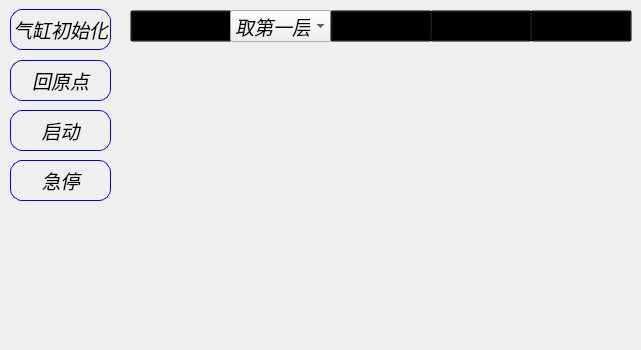
       <widget class="QWidget" name="w_manual_test_run">
        <widget class="QFrame" name="frame">
         <property name="geometry">
          <rect>
           <x>0</x>
           <y>0</y>
           <width>131</width>
           <height>341</height>
          </rect>
         </property>
         <property name="styleSheet">
          <string notr="true">background:transparent;</string>
         </property>
         <property name="frameShape">
          <enum>QFrame::StyledPanel</enum>
         </property>
         <property name="frameShadow">
          <enum>QFrame::Raised</enum>
         </property>
         <widget class="QPushButton" name="pushButton_5">
          <property name="geometry">
           <rect>
            <x>10</x>
            <y>160</y>
            <width>101</width>
            <height>41</height>
           </rect>
          </property>
          <property name="font">
           <font>
            <family>Arial</family>
            <pointsize>14</pointsize>
            <italic>true</italic>
           </font>
          </property>
          <property name="styleSheet">
           <string notr="true">QPushButton{
 background:transparent;
 color: rgb(0, 0, 0);
 border-style:outset;
 border:1px solid blue;
 border-radius:12px
}

QPushButton:hover{
 background-color: rgb(45, 104, 125);
 border-style: inset;
}

QPushButton:checked{ 
 background-color: rgb(6, 99, 130);
 color: blue;
}</string>
          </property>
          <property name="text">
           <string>急停</string>
          </property>
          <property name="icon">
           <iconset resource="../qrc/tupian/zz.qrc">
            <normaloff>:/z/stop1.png</normaloff>:/z/stop1.png</iconset>
          </property>
          <property name="iconSize">
           <size>
            <width>38</width>
            <height>33</height>
           </size>
          </property>
         </widget>
         <widget class="QPushButton" name="pushButton_12">
          <property name="geometry">
           <rect>
            <x>10</x>
            <y>60</y>
            <width>101</width>
            <height>41</height>
           </rect>
          </property>
          <property name="font">
           <font>
            <family>Arial</family>
            <pointsize>14</pointsize>
            <italic>true</italic>
           </font>
          </property>
          <property name="styleSheet">
           <string notr="true">QPushButton{
 background:transparent;
 color: rgb(0, 0, 0);
 border-style:outset;
 border:1px solid blue;
 border-radius:12px
}

QPushButton:hover{
 background-color: rgb(45, 104, 125);
 border-style: inset;
}

QPushButton:checked{ 
 background-color: rgb(6, 99, 130);
 color: blue;
}</string>
          </property>
          <property name="text">
           <string>回原点</string>
          </property>
         </widget>
         <widget class="QPushButton" name="pushButton_3">
          <property name="geometry">
           <rect>
            <x>10</x>
            <y>9</y>
            <width>101</width>
            <height>41</height>
           </rect>
          </property>
          <property name="font">
           <font>
            <family>Arial</family>
            <pointsize>14</pointsize>
            <italic>true</italic>
           </font>
          </property>
          <property name="styleSheet">
           <string notr="true">QPushButton{
 background:transparent;
 color: rgb(0, 0, 0);
 border-style:outset;
 border:1px solid blue;
 border-radius:12px
}

QPushButton:hover{
 background-color: rgb(45, 104, 125);
 border-style: inset;
}

QPushButton:checked{ 
 background-color: rgb(6, 99, 130);
 color: blue;
}</string>
          </property>
          <property name="text">
           <string>气缸初始化</string>
          </property>
         </widget>
         <widget class="QPushButton" name="pushButton_53">
          <property name="geometry">
           <rect>
            <x>10</x>
            <y>110</y>
            <width>101</width>
            <height>41</height>
           </rect>
          </property>
          <property name="font">
           <font>
            <family>Arial</family>
            <pointsize>14</pointsize>
            <italic>true</italic>
           </font>
          </property>
          <property name="styleSheet">
           <string notr="true">QPushButton{
 background:transparent;
 color: rgb(0, 0, 0);
 border-style:outset;
 border:1px solid blue;
 border-radius:12px
}

QPushButton:hover{
 background-color: rgb(45, 104, 125);
 border-style: inset;
}

QPushButton:checked{ 
 background-color: rgb(6, 99, 130);
 color: blue;
}</string>
          </property>
          <property name="text">
           <string>启动</string>
          </property>
          <property name="icon">
           <iconset resource="../qrc/tupian/zz.qrc">
            <normaloff>:/z/start.png</normaloff>:/z/start.png</iconset>
          </property>
          <property name="iconSize">
           <size>
            <width>38</width>
            <height>33</height>
           </size>
          </property>
         </widget>
        </widget>
        <widget class="QComboBox" name="comboBox_5">
         <property name="geometry">
          <rect>
           <x>130</x>
           <y>10</y>
           <width>102</width>
           <height>32</height>
          </rect>
         </property>
         <property name="font">
          <font>
           <family>Arial</family>
           <pointsize>14</pointsize>
           <italic>true</italic>
          </font>
         </property>
         <property name="styleSheet">
          <string notr="true">QComboBox  {background:transparent;}</string>
         </property>
         <item>
          <property name="text">
           <string>圆筒</string>
          </property>
         </item>
         <item>
          <property name="text">
           <string>锥筒</string>
          </property>
         </item>
        </widget>
        <widget class="QComboBox" name="comboBox">
         <property name="geometry">
          <rect>
           <x>230</x>
           <y>10</y>
           <width>102</width>
           <height>32</height>
          </rect>
         </property>
         <property name="font">
          <font>
           <family>Arial</family>
           <pointsize>14</pointsize>
           <italic>true</italic>
          </font>
         </property>
         <property name="styleSheet">
          <string notr="true">QComboBox  {background:transparent;}
border-image: url(:/z/back3.jpg);</string>
         </property>
         <item>
          <property name="text">
           <string>取第一层</string>
          </property>
         </item>
         <item>
          <property name="text">
           <string notr="true">取第二层</string>
          </property>
         </item>
         <item>
          <property name="text">
           <string>取第三层</string>
          </property>
         </item>
         <item>
          <property name="text">
           <string>取第四层</string>
          </property>
         </item>
         <item>
          <property name="text">
           <string>取第五层</string>
          </property>
         </item>
         <item>
          <property name="text">
           <string>取第六层</string>
          </property>
         </item>
         <item>
          <property name="text">
           <string>取第七层</string>
          </property>
         </item>
        </widget>
        <widget class="QComboBox" name="comboBox_2">
         <property name="geometry">
          <rect>
           <x>330</x>
           <y>10</y>
           <width>102</width>
           <height>32</height>
          </rect>
         </property>
         <property name="font">
          <font>
           <family>Arial</family>
           <pointsize>14</pointsize>
           <italic>true</italic>
          </font>
         </property>
         <property name="styleSheet">
          <string notr="true">QComboBox  {background:transparent;}</string>
         </property>
         <item>
          <property name="text">
           <string>取A位</string>
          </property>
         </item>
         <item>
          <property name="text">
           <string>取B位</string>
          </property>
         </item>
        </widget>
        <widget class="QComboBox" name="comboBox_4">
         <property name="geometry">
          <rect>
           <x>430</x>
           <y>10</y>
           <width>102</width>
           <height>32</height>
          </rect>
         </property>
         <property name="font">
          <font>
           <family>Arial</family>
           <pointsize>14</pointsize>
           <italic>true</italic>
          </font>
         </property>
         <property name="styleSheet">
          <string notr="true">QComboBox  {background:transparent;}</string>
         </property>
         <item>
          <property name="text">
           <string>落第一层</string>
          </property>
         </item>
         <item>
          <property name="text">
           <string>落第二层</string>
          </property>
         </item>
         <item>
          <property name="text">
           <string>落第三层</string>
          </property>
         </item>
         <item>
          <property name="text">
           <string>落第四层</string>
          </property>
         </item>
         <item>
          <property name="text">
           <string>落第五层</string>
          </property>
         </item>
         <item>
          <property name="text">
           <string>落第六层</string>
          </property>
         </item>
         <item>
          <property name="text">
           <string>落第七层</string>
          </property>
         </item>
        </widget>
        <widget class="QComboBox" name="comboBox_3">
         <property name="geometry">
          <rect>
           <x>530</x>
           <y>10</y>
           <width>102</width>
           <height>32</height>
          </rect>
         </property>
         <property name="font">
          <font>
           <family>Arial</family>
           <pointsize>14</pointsize>
           <italic>true</italic>
          </font>
         </property>
         <property name="styleSheet">
          <string notr="true">QComboBox  {background:transparent;}</string>
         </property>
         <item>
          <property name="text">
           <string>落A位</string>
          </property>
         </item>
         <item>
          <property name="text">
           <string>落B位</string>
          </property>
         </item>
        </widget>
       </widget>
